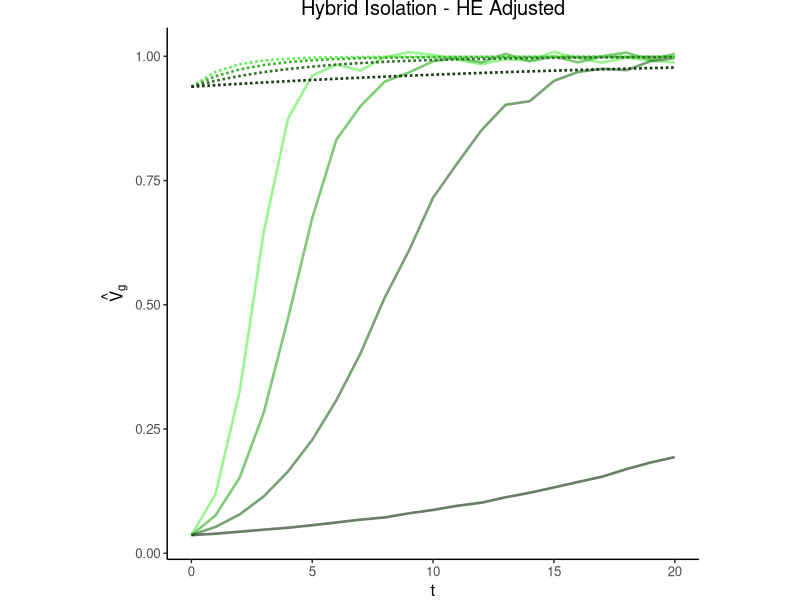
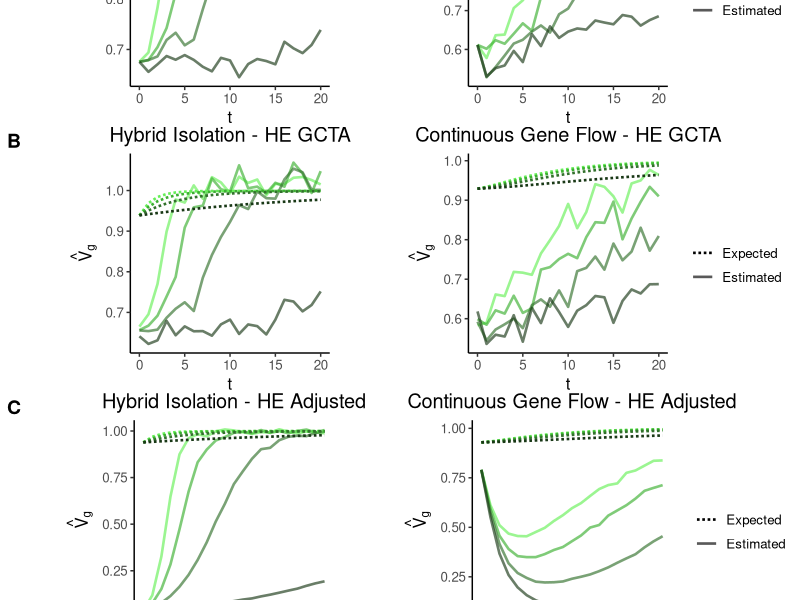
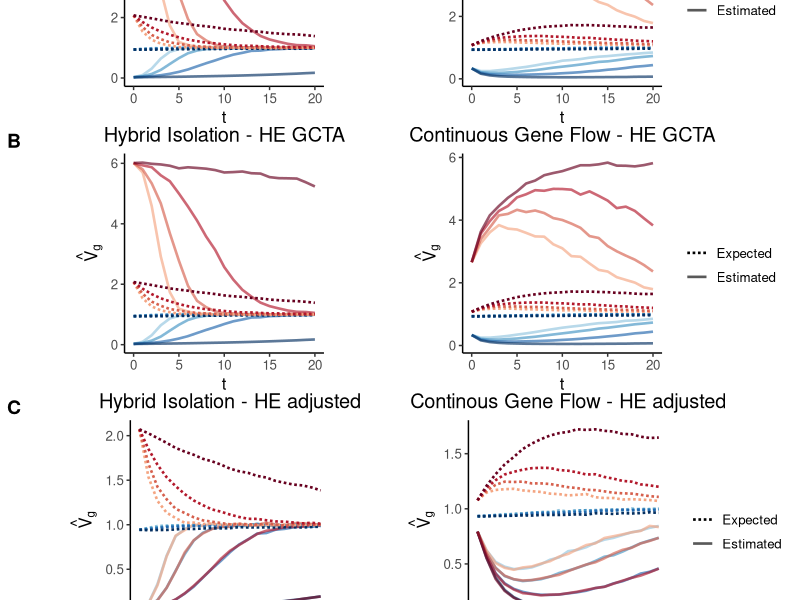

Source code (R) for these figures, in order: (Note: this script raises an error after producing the figures.)
# plot vg results from 3 estimators (alternative to GCTA-GREML analysis): 
# Dicker1, Dicker2 (Dicker 2014), and Haseman-Elston regression analysis 

# load summary stat, average of 10 reps 
library(data.table)

DickerHE_HI=fread("HEreg_HI.txt", header=T)
DickerHE_CGF=fread("HEreg_CGF.txt", header=T)

HE_HI_zero=fread("HE_HI_zero_summary.txt", header=T)
HE_CGF_zero=fread("HE_CGF_zero_summary.txt", header=T)

# A function factory for getting integer y-axis values.
integer_breaks <- function(n = 5, ...) {
  fxn <- function(x) {
    breaks <- floor(pretty(x, n, ...))
    names(breaks) <- attr(breaks, "labels")
    breaks
  }
  return(fxn)
}


# plot vg estimate and expected 
fig4A=function(data, yobs, yexp, ylab, title, legend.position="right"){
  library(ggplot2)
  ggplot() +
    geom_line(data=data, linewidth=0.9, alpha = 0.65, #transparent this line
              aes(x=t, y = yobs,                               
                  linetype = "obs",
                  group=interaction(P, cov), 
                  color=interaction(P, cov))) +
    geom_line(data=data, linewidth=0.9, 
              aes(x=t, y = yexp, 
                  linetype = "exp",
                  group=interaction(P, cov),
                  color=interaction(P, cov))) +
    # geom_line(data=HE_CGF_zero, linewidth=0.9,
    #           aes(x=t, y=vg_zeros_noa,
    #               linetype = "obs",
    #               group=interaction(P, cov),
    #               color=interaction(P, cov)))+
    #scale_y_log10(limits=c(0.9, 2.1)) +
    scale_linetype_manual("", 
                          breaks = c("obs",   "exp"),
                          values = c("solid",  "11"),
                          labels = c("Estimated",
                                     "Expected")) +
    scale_colour_manual("", 
                        values = c('#92c5de','#4393c3','#2166ac','#053061',
                                   '#f4a582','#d6604d','#b2182b','#67001f'),
                                   # '#65ef57','#3baf30','#32712c','#193816'),
                        labels = c("P=0", "P=0.3", "P=0.6", "P=0.9",
                                   "P=0", "P=0.3", "P=0.6", "P=0.9"
                                   # "P=0", "P=0.3", "P=0.6", "P=0.9"
                        )) +
    theme_classic() +
    xlab("t") +
    ylab(ylab)  + 
    ggtitle(title) +
    theme(aspect.ratio = 1, 
          plot.title = element_text(hjust = 0.5), # to center the title
          legend.position = legend.position, 
          legend.text.align = 0, #left align legend
          text = element_text(size = 12),
          plot.margin = unit(c(0, 0, 0, 0), 'cm')
    ) + 
    guides(color = "none", # no show color legend
           linetype = guide_legend(order = 2, reverse = T)
    )
}

#color legend only
fig4color=function(data){
  library(ggplot2)
  ggplot() +
    geom_line(data=data, linewidth=0.9, alpha = 0.65, #transparent this line
              aes(x=t, y = tau2_dicker2,                               
                  linetype = "obs",
                  group=interaction(P, cov), 
                  color=interaction(P, cov))) +
    geom_line(data=data, linewidth=0.9, 
              aes(x=t, y = exp.vg, 
                  linetype = "exp",
                  group=interaction(P, cov),
                  color=interaction(P, cov))) +
    #scale_y_log10(limits=c(0.9, 2.1)) +
    scale_linetype_manual("", 
                          breaks = c("obs",   "exp"),
                          values = c("solid",  "11"),
                          labels = c("Estimated\n(standard)",
                                     "Expected")) +
    scale_colour_manual("", 
                        values = c('#92c5de','#4393c3','#2166ac','#053061',
                                   '#f4a582','#d6604d','#b2182b','#67001f'),
                                   # '#65ef57','#3baf30','#32712c','#193816'),
                        labels = c("P=0", "P=0.3", "P=0.6", "P=0.9",
                                   "P=0", "P=0.3", "P=0.6", "P=0.9"
                                   # "P=0", "P=0.3", "P=0.6", "P=0.9"
                        )) +
    theme_classic() +
    xlab("t") +
    ylab(expression(hat(V)[g]))  + 
    theme(aspect.ratio = 1, 
          legend.position = "bottom", #hide legend for HI
          text = element_text(size = 12)
    ) + 
    guides(color =  guide_legend(order = 1, nrow=2, 
                                 byrow = T, reverse = T,
                                 override.aes = list(linewidth = 2)),  # thicken the line in legend
           linetype = "none" 
    )}
HI_color=fig4color(DickerHE_HI)



# tau2 from Dicker estimator is Vg
HIa_wo_1=fig4A(data=DickerHE_HI, 
               yobs = DickerHE_HI$vg_HEreg_cov, 
               yexp = DickerHE_HI$vg_123,
               ylab = expression(hat(V)[g]),
               title="Hybrid Isolation - Dicker1", 
               legend.position = "none") 

HIa_wo_2=fig4A(data=DickerHE_HI, 
               yobs = DickerHE_HI$tau2_dicker2, 
               yexp = DickerHE_HI$VG_123,
               ylab = expression(hat(V)[g]),
               title="Hybrid Isolation - Dicker2", 
               legend.position = "none") 

# the HEreg RESULT vg_HEreg is VG/VP
# vg_HEreg_new is the result of vg_HEreg * var.pheno, ie VG
HIa_HE=fig4A(data=DickerHE_HI, 
             yobs = DickerHE_HI$vg_HEreg_noa, 
             yexp = DickerHE_HI$var.prs.geno,
             ylab = expression(hat(V)[g]),
             title="Hybrid Isolation - HE",
             legend.position = "none") 

HIa_gcta=fig4A(data=DickerHE_HI, 
                yobs = DickerHE_HI$vg_HEreg_new, 
                yexp = DickerHE_HI$var.prs.geno,
                ylab = expression(hat(V)[g]),
                title="Hybrid Isolation - HE GCTA",
               legend.position = "none") 

CGFa_gcta=fig4A(data=DickerHE_CGF, 
                yobs = DickerHE_CGF$vg_HEreg_new, 
                yexp = DickerHE_CGF$var.prs.geno,
                ylab = expression(hat(V)[g]),
                title="Continuous Gene Flow - HE GCTA") 

CGFa_HE=fig4A(data=DickerHE_CGF, 
              yobs = DickerHE_CGF$vg_HEreg_noa, 
              yexp = DickerHE_CGF$var.prs.geno,
              ylab = expression(hat(V)[g]),
              title="Continuous Gene Flow - HE") 


# plot vg estimate and expected 
fig4Azero=function(data, yobs, yexp, ylab, title, legend.position="right"){
  library(ggplot2)
  ggplot() +
    geom_line(data=data, linewidth=0.9, alpha = 0.65, #transparent this line
              aes(x=t, y = yobs,                               
                  linetype = "obs",
                  group=interaction(P, cov), 
                  color=interaction(P, cov))) +
    geom_line(data=data, linewidth=0.9, 
              aes(x=t, y = yexp, 
                  linetype = "exp",
                  group=interaction(P, cov),
                  color=interaction(P, cov))) +
    #scale_y_log10(limits=c(0.9, 2.1)) +
    scale_linetype_manual("", 
                          breaks = c("obs",   "exp"),
                          values = c("solid",  "11"),
                          labels = c("Estimated",
                                     "Expected")) +
    scale_colour_manual("", 
                        values = c('#65ef57','#3baf30','#32712c','#193816'),
                        labels = c("P=0", "P=0.3", "P=0.6", "P=0.9")) +
    theme_classic() +
    xlab("t") +
    ylab(ylab)  + 
    ggtitle(title) +
    theme(aspect.ratio = 1, 
          plot.title = element_text(hjust = 0.5), # to center the title
          legend.position = legend.position, 
          legend.text.align = 0, #left align legend
          text = element_text(size = 12),
          plot.margin = unit(c(0, 0, 0, 0), 'cm')
    ) + 
    guides(color = "none", # no show color legend
           linetype = guide_legend(order = 2, reverse = T)
    )
}

#color legend only
fig4colorzero=function(data){
  library(ggplot2)
  ggplot() +
    geom_line(data=data, linewidth=0.9, alpha = 0.65, #transparent this line
              aes(x=t, y = vg_zero_adj,                               
                  linetype = "obs",
                  group=interaction(P, cov), 
                  color=interaction(P, cov))) +
    geom_line(data=data, linewidth=0.9, 
              aes(x=t, y = vg_123, 
                  linetype = "exp",
                  group=interaction(P, cov),
                  color=interaction(P, cov))) +
    #scale_y_log10(limits=c(0.9, 2.1)) +
    scale_linetype_manual("", 
                          breaks = c("obs",   "exp"),
                          values = c("solid",  "11"),
                          labels = c("Estimated\n(standard)",
                                     "Expected")) +
    scale_colour_manual("", 
                        values = c('#65ef57','#3baf30','#32712c','#193816'),
                        labels = c("P=0", "P=0.3", "P=0.6", "P=0.9")) +
    theme_classic() +
    xlab("t") +
    ylab(expression(hat(V)[g]))  + 
    theme(aspect.ratio = 1, 
          legend.position = "bottom", #hide legend for HI
          text = element_text(size = 12)
    ) + 
    guides(color =  guide_legend(order = 1, nrow=1, 
                                 byrow = T, reverse = T,
                                 override.aes = list(linewidth = 2)),  # thicken the line in legend
           linetype = "none" 
    )}
HI_color=fig4colorzero(HE_HI_zero)

#Zeros adjusted
HI_HE_zero=fig4Azero(data=HE_HI_zero,
                 yobs = HE_HI_zero$vg_zero_adj,
                 yexp = HE_HI_zero$vg_123,
                 ylab = expression(hat(V)[g]),
                 title="Hybrid Isolation - HE Adjusted",
                 legend.position = "none")
print(HI_HE_zero)

CGF_HE_zero=fig4Azero(data=HE_CGF_zero,
                 yobs = HE_CGF_zero$vg_zero_adj,
                 yexp = HE_CGF_zero$vg_123,
                 ylab = expression(hat(V)[g]),
                 title="Continuous Gene Flow - HE Adjusted")

#zeros unadjusted
HI_HE_zero_noa=fig4Azero(data=HE_HI_zero,
                 yobs = HE_HI_zero$vg_zeros_noa,
                 yexp = HE_HI_zero$vg_123,
                 ylab = expression(hat(V)[g]),
                 title="Hybrid Isolation - HE",
                 legend.position = "none")

CGF_HE_zero_noa=fig4Azero(data=HE_CGF_zero,
                  yobs = HE_CGF_zero$vg_zeros_noa,
                  yexp = HE_CGF_zero$vg_123,
                  ylab = expression(hat(V)[g]),
                  title="Continuous Gene Flow - HE")

#zeros unadjusted from gcta
HI_HE_zero_gcta=fig4Azero(data=HE_HI_zero,
                     yobs = HE_HI_zero$vg_HEreg_new,
                     yexp = HE_HI_zero$vg_123,
                     ylab = expression(hat(V)[g]),
                     title="Hybrid Isolation - HE GCTA",
                     legend.position = "none")

CGF_HE_zero_gcta=fig4Azero(data=HE_CGF_zero,
                      yobs = HE_CGF_zero$vg_HEreg_new,
                      yexp = HE_CGF_zero$vg_123,
                      ylab = expression(hat(V)[g]),
                      title="Continuous Gene Flow - HE GCTA")

#HE cov adjusted
HI_HE_adj=fig4A(data=DickerHE_HI, 
             yobs = DickerHE_HI$vg_HEreg_a, 
             yexp = DickerHE_HI$var.prs.geno,
             ylab = expression(hat(V)[g]),
             title="Hybrid Isolation - HE adjusted",
             legend.position = "none") 

CGF_HE_adj=fig4A(data=DickerHE_CGF, 
                yobs = DickerHE_CGF$vg_HEreg_a, 
                yexp = DickerHE_CGF$var.prs.geno,
                ylab = expression(hat(V)[g]),
                title="Continous Gene Flow - HE adjusted") 

library(ggpubr)
#zeros
plt_zero=ggarrange(HI_HE_zero_noa, CGF_HE_zero_noa,
                   HI_HE_zero_gcta, CGF_HE_zero_gcta,
                   HI_HE_zero, CGF_HE_zero,
              ncol = 2, nrow = 3, 
              labels = c("A", "", "B", "", "C", ""),
              align = c("h")) %>% # to move the legend closer 
  gridExtra::grid.arrange(get_legend(HI_color), 
                          #heights = unit(c(160, 10), "mm")
                          heights = unit(c(8, 0.8), "in")
  )   
ggsave("HE_vg_adj_zero.png", plot=plt_zero,
       width = 9, height = 9, dpi = 300, units = "in", device='png')

#pos/neg
plt_cov=ggarrange(HIa_HE, CGFa_HE,
                  HIa_gcta, CGFa_gcta,
                  HI_HE_adj, CGF_HE_adj,
                  ncol = 2, nrow = 3, 
                  labels = c("A", "", "B", "", "C", ""),
                  align = c("h")) %>% # to move the legend closer 
  gridExtra::grid.arrange(get_legend(HI_color), 
                          #heights = unit(c(160, 10), "mm")
                          heights = unit(c(8, 0.8), "in")
  )   
ggsave("HE_vg_adjusted.png", plot=plt_cov,
       width = 9, height = 9, dpi = 300, units = "in", device='png')

#output files
write.table(DickerHE_HI, "HEreg_HI.txt", sep = "\t", quote = F, row.names = F)
write.table(DickerHE_CGF, "HEreg_CGF.txt", sep = "\t", quote = F, row.names = F)

write.table(HI_var_pheno, "HEreg_HI_zero_w.txt", sep = "\t", quote = F, row.names = F)
write.table(CGF_var_pheno, "HEreg_CGF_zero_w.txt", sep = "\t", quote = F, row.names = F)
